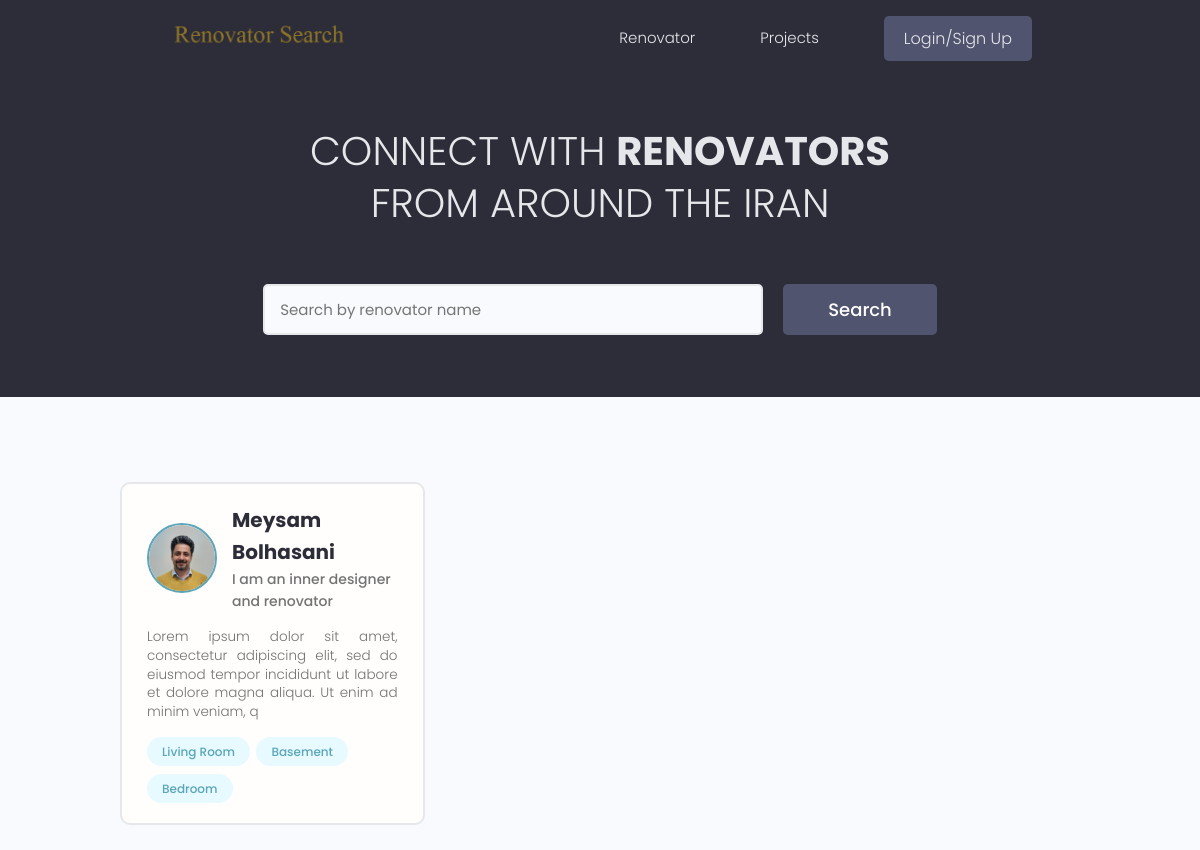
The page / on the database its author committed.
### users/models.py (models this page shows, shortened)
class Profile(models.Model):
    user = models.OneToOneField(
        User, on_delete=models.CASCADE, null=True, blank=True)
    name = models.CharField(max_length=200, blank=True, null=True)
    email = models.EmailField(max_length=500, blank=True, null=True)
    username = models.CharField(max_length=200, blank=True, null=True)
    location = models.CharField(max_length=200, blank=True, null=True)
    short_intro = models.CharField(max_length=200, blank=True, null=True)
    bio = models.TextField(blank=True, null=True)
    profile_image = models.ImageField(
        null=True, blank=True, upload_to='profiles/', default="profiles/user-default.png")
    social_instagram = models.CharField(max_length=200, blank=True, null=True)
    social_youtube = models.CharField(max_length=200, blank=True, null=True)
    social_website = models.CharField(max_length=200, blank=True, null=True)
    created = models.DateTimeField(auto_now_add=True)
    class Meta:
            ordering = ['created']
    @property
    def imageURL(self):
        try:
            url = self.profile_image.url
        except:
            url=''
        return url

class Skill(models.Model):
    owner = models.ForeignKey(
        Profile, on_delete=models.CASCADE, null=True, blank=True)
    name = models.CharField(max_length=200, blank=True, null=True)
    description = models.TextField(null=True, blank=True)
    created = models.DateTimeField(auto_now_add=True)
    def __str__(self):
        return str(self.name)

### users/views.py (the view)
# urls.py: path('', views.profiles, name='profiles'),
def profiles(request):
    profiles, search_query = search_profile(request)
    custom_range, profiles = paginate_profiles(request, profiles, 3)
    context = {'profiles': profiles, 'search_query': search_query,
               'custom_range': custom_range}
    return render(request, 'users/profiles.html', context)

### users/utils.py (called while the page is built)
def paginate_profiles(request, profiles, results):
    page = request.GET.get('page')
    paginator = Paginator(profiles, results)
    try:
        profiles = paginator.page(page)
    except PageNotAnInteger:
        page = 1
        profiles = paginator.page(page)
    except EmptyPage:
        page = paginator.num_pages
        profiles = paginator.page(page)
    leftIndex = (int(page)-4)
    if leftIndex < 1:
        leftIndex = 1
    rightIndex = (int(page)+5)
    if rightIndex > paginator.num_pages:
        rightIndex = paginator.num_pages
    custom_range = range(leftIndex, rightIndex)
    return custom_range, profiles

def search_profile(request):
    search_query = ''
    if request.GET.get('search_query'):
        search_query = request.GET.get('search_query')
    skills = Skill.objects.filter(name__icontains=search_query)
    profiles = Profile.objects.distinct().filter(
        Q(name__icontains=search_query) |
        Q(short_intro__icontains=search_query) |
        Q(skill__in=skills)
    )
    return profiles, search_query

### users/templates/users/profiles.html (shortened to what this page needs)
{%extends 'main.html'%} {%block content%}
<main class="home">
  <section class="hero-section text-center">
    <div class="container container--narrow">
      <div class="hero-section__box">
        <h2>CONNECT WITH <span>RENOVATORS</span></h2>
        <h2>FROM AROUND THE IRAN</h2>
      </div>
      <div class="hero-section__search">
        <form id="searchForm" class="form" action="{%url 'profiles'%}" method="get">
          <div class="form__field">
            <input class="input input--text" id="formInput#search" type="text" name="search_query"
              value="{{search_query}}" placeholder="Search by renovator name" />
          </div>
          <input class="btn btn--sub btn--lg" type="submit" value="Search" />
        </form>
      </div>
    </div>
  </section>
  <section class="devlist">
    <div class="container">
      <div class="grid grid--three">
        {% for profile in profiles %}
        <div class="column card">
          <div class="dev">
            <a href="{% url 'user-profile' profile.id %}" class="card__body">
              <div class="dev__profile">
                <img class="avatar avatar--md" src="{{profile.imageURL}}" alt="image" />
                <div class="dev__meta">
                  <h3>{{profile.name}}</h3>
                  <h5>{{profile.short_intro}}</h5>
                </div>
              </div>
              <p class="dev__info">{{profile.bio|slice:"150"}}</p>
              <div class="dev__skills">
                {%for skill in profile.skill_set.all|slice:"3"%}
                <span class="tag tag--pill tag--main">
                  <small>{{skill}}</small>
                </span>
                {%endfor%}
              </div>
            </a>
          </div>
        </div>
        {%endfor%}
      </div>
    </div>
  </section>
</main>
{%endblock %}

### static/css/app.css (style rules this page uses)
:root { --color-sub: #2d2d39; }
.btn--sub { background-color: var(--color-sub-light); }
.card { border: 2px solid var(--color-light); }
img { width: 100%; }
.hero-section { height: 40vh; display: flex; align-items: center; background-color: var(--color-sub); }
.hero-section__box { margin-bottom: 4rem; }
.hero-section__box > h2, .hero-section__box > h2 > span { font-size: 4rem; color: var(--color-light); line-height: 1.3; text-transform: uppercase; }
.hero-section__box > h2 { font-weight: 300; }
.hero-section__box > h2 > span { font-weight: 700; }
.hero-section__search > .form { display: flex; align-items: center; justify-content: center; gap: 2rem; }
.hero-section__search > .form input.input--text { width: 50rem; }
.devlist { margin-top: 8rem; }
.devlist .grid { align-items: stretch; }
.devlist .dev .dev__profile { display: flex; align-items: center; gap: 1.5rem; }
.devlist .dev .dev__meta h3 { color: var(--color-sub); font-size: 2rem; font-weight: 700; }
.devlist .dev .dev__meta h5 { color: var(--color-text); font-size: 1.4rem; font-weight: 500; }
.devlist .dev .dev__info { margin: 1.5rem 0; font-size: 1.35rem; line-height: 1.4; text-align: justify; }

### static/uikit/styles/modules/_variables.css (style rules this page uses)
:root { --color-main: #5aa5b9; --color-main-light: #e6faff; --color-sub: #3f4156; --color-sub-light: #51546e; --color-sub-lighter: #ededfd; --color-text: #737373; --color-gray: #8b8b8b; --color-light: #e5e7eb; --color-light-gray: #767676; --color-bg: #f8fafd; --color-white: #fffefd; --color-white-light: #f3f3f3; --color-success: #359e64; --color-success-bg: #def8e8; --color-error: #fc4b0b; --color-error-bg: #fff2ee; --font-base: 'Poppins', arial, helvetica, 'Segoe UI', roboto, ubuntu, sans-serif; --font-monospace: 'Fira Code', 'Courier New', courier, monospace; --font-regular: 300; --font-medium: 500; --font-bold: 700; --generic-shadow: 1px 1px 5px #00000010; --generic-transition: all 0.3s ease-in-out; }

### static/uikit/styles/modules/_base.css (style rules this page uses)
* { margin: 0; padding: 0; box-sizing: border-box; text-rendering: optimizeLegibility; color: inherit; font-size: inherit; }
html { font-size: 50%; }
@media only screen and (min-width: 480px) { html { font-size: 56.25%; } }
@media only screen and (min-width: 1200px) { html { font-size: 62.5%; } }
body { line-height: 1.6; font-weight: 400; font-size: 1.5rem; color: var(--color-text); background-color: var(--color-bg); min-height: 100vh; }

### static/uikit/styles/modules/_typography.css (style rules this page uses)
* { font-family: var(--font-base); }
h2 { font-size: 3.6rem; font-weight: var(--font-bold); }
h3 { font-size: 3.2rem; font-weight: var(--font-medium); }
h5 { font-size: 2.4rem; font-weight: var(--font-medium); }
h5, h6 { font-weight: var(--font-regular); }
p, span, strong { font-size: 1.6rem; color: var(--color-text); font-weight: var(--font-regular); }
a { padding-bottom: 2px; text-decoration: none; display: inline-block; color: var(--color-main); font-weight: var(--font-medium); }

### static/uikit/styles/modules/_utilities.css (style rules this page uses)
.container { width: 92%; max-width: 165rem; margin: 0 auto; box-sizing: border-box; }
.container--narrow { width: 92%; max-width: 120rem; }
@media screen and (min-width: 1000px) { .container { width: 90%; } }
@media screen and (min-width: 1000px) { .container--narrow { width: 85%; } }
@media screen and (min-width: 1200px) { .container { width: 80%; } }
@media screen and (min-width: 1200px) { .container--narrow { width: 72%; } }
.text-center { text-align: center; }

### static/uikit/styles/modules/_avatar.css (style rules this page uses)
.avatar { border-radius: 50%; border: 2px solid var(--color-main); object-fit: cover; }
.avatar--md { height: 7rem; width: 7rem; }

### static/uikit/styles/modules/_button.css (style rules this page uses)
.btn { display: inline-block; position: relative; cursor: pointer; background-color: var(--color-light); font-weight: var(--font-medium); color: var(--color-sub); text-decoration: none; padding: 1rem 2rem; border-radius: 0.5rem; border: none; width: -webkit-fit-content; width: -moz-fit-content; width: fit-content; height: -webkit-fit-content; height: -moz-fit-content; height: fit-content; font-size: 1.6rem; outline-width: 0; outline-color: transparent; -webkit-backface-visibility: hidden; backface-visibility: hidden; transition: all 0.3s ease-in-out; }
.btn--sub { background-color: var(--color-sub); color: var(--color-white); }
.btn--lg { font-size: 1.8rem; padding: 1.2rem 4.5rem; }

### static/uikit/styles/modules/_card.css (style rules this page uses)
.card { border-radius: 1rem; background-color: var(--color-white); border: 1.5px solid var(--color-light); width: auto; height: auto; margin-top: 0.5rem; margin-bottom: 0.5rem; overflow: hidden; }
.card__body, .card__header { padding: 2rem 2.5rem; }

### rows shown on the page
Profile: imageURL (picture), name "Meysam Bolhasani", short_intro "I am an inner designer and renovator", bio "Lorem ipsum dolor sit amet, consectetur adipiscing elit, sed do eiusmod tempor incididunt ut labore et dolore magna aliqua. Ut enim ad minim veniam, q"
Skill: name "Living Room"
Skill: name "Basement"
Skill: name "Bedroom"
